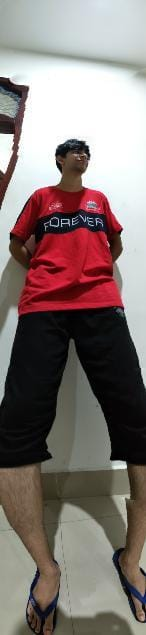
#> input picture test-images/fahimvillageboi.jpg, 146 x 635 px
$ python imgascii.py
#> lines starting #> are read from the running program, lines starting #| are printed output that depends on the picture
from PIL import Image


# map pixel sum range to char and return
def getchar(pixel_sum):
    ranges = [
        (0, 0, "#"),
        (1, 100, "X"),
        (100, 200, "%"),
        (200, 300, "&"),
        (300, 400, "*"),
        (400, 500, "+"),
        (500, 600, "/"),
        (600, 700, "("),
        (700, 750, "'"),
        (750, float("inf"), " "),
    ]
    for start, end, char in ranges:
        if start <= pixel_sum < end:
            return char

    return " "


def converter(image, scale=4, save=False):
#> called with image = 'test-images/fahimvillageboi.jpg', scale = 4, save = True
    img = Image.open(image)
#> img is the input picture: PIL image 146x635 RGB; mean R, G, B 133.2, 120.7, 117.4
    w, h = img.size
#> w = 146; h = 635
    w //= scale
#> w = 36
    h //= scale
#> h = 158

    pix = img.resize((w, h))
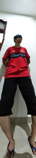
#> pix: PIL image 36x158 RGB; mean R, G, B 133.2, 120.7, 117.4

    grid = []
    for i in range(h):
        grid.append(["X"] * w)

    pix = pix.load()
    for y in range(h):
        for x in range(w):
            pixsum = sum(pix[x, y])
            grid[y][x] = getchar(pixsum)

    if save:
        art = open("output/output.txt", "w")
        for row in grid:
            art.write("".join(row) + "\n")
        art.close()
    else:
        for row in grid:
            print("".join(row))


if __name__ == "__main__":
    converter("test-images/fahimvillageboi.jpg", save=True)
